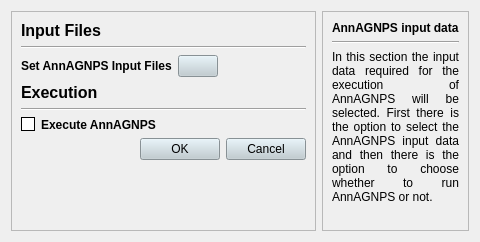
         <widget class="QWidget" name="scrollAreaWidgetContents">
          <property name="geometry">
           <rect>
            <x>0</x>
            <y>0</y>
            <width>469</width>
            <height>242</height>
           </rect>
          </property>
          <layout class="QGridLayout" name="gridLayout_3">
           <item row="0" column="0">
            <widget class="QFrame" name="frame_6">
             <property name="minimumSize">
              <size>
               <width>305</width>
               <height>0</height>
              </size>
             </property>
             <property name="frameShape">
              <enum>QFrame::StyledPanel</enum>
             </property>
             <property name="frameShadow">
              <enum>QFrame::Raised</enum>
             </property>
             <layout class="QGridLayout" name="gridLayout_8">
              <item row="0" column="0">
               <layout class="QVBoxLayout" name="verticalLayout_14">
                <item>
                 <layout class="QVBoxLayout" name="verticalLayout_5">
                  <item>
                   <widget class="QLabel" name="label_36">
                    <property name="font">
                     <font>
                      <pointsize>12</pointsize>
                      <weight>75</weight>
                      <bold>true</bold>
                     </font>
                    </property>
                    <property name="text">
                     <string>Input Files</string>
                    </property>
                   </widget>
                  </item>
                  <item>
                   <widget class="Line" name="line_11">
                    <property name="orientation">
                     <enum>Qt::Horizontal</enum>
                    </property>
                   </widget>
                  </item>
                  <item>
                   <layout class="QHBoxLayout" name="horizontalLayout_12">
                    <item>
                     <widget class="QLabel" name="label_18">
                      <property name="font">
                       <font>
                        <weight>75</weight>
                        <bold>true</bold>
                       </font>
                      </property>
                      <property name="text">
                       <string>Set AnnAGNPS Input Files</string>
                      </property>
                     </widget>
                    </item>
                    <item>
                     <widget class="QPushButton" name="pb_ann">
                      <property name="styleSheet">
                       <string notr="true">QPushButton {
    background-color: #becbd1;
    color: black;
}

QPushButton:hover {
    color: white;
}</string>
                      </property>
                      <property name="text">
                       <string/>
                      </property>
                     </widget>
                    </item>
                    <item>
                     <spacer name="horizontalSpacer_4">
                      <property name="orientation">
                       <enum>Qt::Horizontal</enum>
                      </property>
                      <property name="sizeHint" stdset="0">
                       <size>
                        <width>40</width>
                        <height>20</height>
                       </size>
                      </property>
                     </spacer>
                    </item>
                   </layout>
                  </item>
                 </layout>
                </item>
                <item>
                 <layout class="QVBoxLayout" name="verticalLayout_11">
                  <item>
                   <widget class="QLabel" name="label_37">
                    <property name="font">
                     <font>
                      <pointsize>12</pointsize>
                      <weight>75</weight>
                      <bold>true</bold>
                     </font>
                    </property>
                    <property name="text">
                     <string>Execution</string>
                    </property>
                   </widget>
                  </item>
                  <item>
                   <widget class="Line" name="line_12">
                    <property name="orientation">
                     <enum>Qt::Horizontal</enum>
                    </property>
                   </widget>
                  </item>
                  <item>
                   <widget class="QCheckBox" name="cbAnn">
                    <property name="font">
                     <font>
                      <weight>75</weight>
                      <bold>true</bold>
                     </font>
                    </property>
                    <property name="styleSheet">
                     <string notr="true">QCheckBox::hover{color:white}

QCheckBox::indicator:unchecked {
    background-color: white;
	border: 1px solid black
}</string>
                    </property>
                    <property name="text">
                     <string>Execute AnnAGNPS</string>
                    </property>
                   </widget>
                  </item>
                  <item>
                   <layout class="QHBoxLayout" name="horizontalLayout_14">
                    <item>
                     <spacer name="horizontalSpacer">
                      <property name="orientation">
                       <enum>Qt::Horizontal</enum>
                      </property>
                      <property name="sizeHint" stdset="0">
                       <size>
                        <width>40</width>
                        <height>20</height>
                       </size>
                      </property>
                     </spacer>
                    </item>
                    <item>
                     <widget class="QPushButton" name="pushButton_4">
                      <property name="styleSheet">
                       <string notr="true">background-color: #becbd1;</string>
                      </property>
                      <property name="text">
                       <string>OK</string>
                      </property>
                     </widget>
                    </item>
                    <item>
                     <widget class="QPushButton" name="pushButton_5">
                      <property name="styleSheet">
                       <string notr="true">background-color: #becbd1;</string>
                      </property>
                      <property name="text">
                       <string>Cancel</string>
                      </property>
                     </widget>
                    </item>
                   </layout>
                  </item>
                 </layout>
                </item>
                <item>
                 <spacer name="verticalSpacer_2">
                  <property name="orientation">
                   <enum>Qt::Vertical</enum>
                  </property>
                  <property name="sizeHint" stdset="0">
                   <size>
                    <width>20</width>
                    <height>40</height>
                   </size>
                  </property>
                 </spacer>
                </item>
               </layout>
              </item>
             </layout>
            </widget>
           </item>
           <item row="0" column="1">
            <widget class="QFrame" name="frame">
             <property name="frameShape">
              <enum>QFrame::StyledPanel</enum>
             </property>
             <property name="frameShadow">
              <enum>QFrame::Raised</enum>
             </property>
             <layout class="QGridLayout" name="gridLayout_14">
              <item row="1" column="0">
               <widget class="Line" name="line_9">
                <property name="orientation">
                 <enum>Qt::Horizontal</enum>
                </property>
               </widget>
              </item>
              <item row="2" column="0">
               <widget class="QLabel" name="label_34">
                <property name="text">
                 <string>In this section the input data required for the execution of AnnAGNPS will be selected. First there is the option to select the AnnAGNPS input data and then there is the option to choose whether to run AnnAGNPS or not. </string>
                </property>
                <property name="alignment">
                 <set>Qt::AlignJustify|Qt::AlignVCenter</set>
                </property>
                <property name="wordWrap">
                 <bool>true</bool>
                </property>
               </widget>
              </item>
              <item row="0" column="0">
               <widget class="QLabel" name="label_33">
                <property name="font">
                 <font>
                  <weight>75</weight>
                  <bold>true</bold>
                 </font>
                </property>
                <property name="text">
                 <string>AnnAGNPS input data</string>
                </property>
               </widget>
              </item>
              <item row="3" column="0">
               <spacer name="verticalSpacer_3">
                <property name="orientation">
                 <enum>Qt::Vertical</enum>
                </property>
                <property name="sizeHint" stdset="0">
                 <size>
                  <width>20</width>
                  <height>40</height>
                 </size>
                </property>
               </spacer>
              </item>
             </layout>
            </widget>
           </item>
          </layout>
         </widget>
